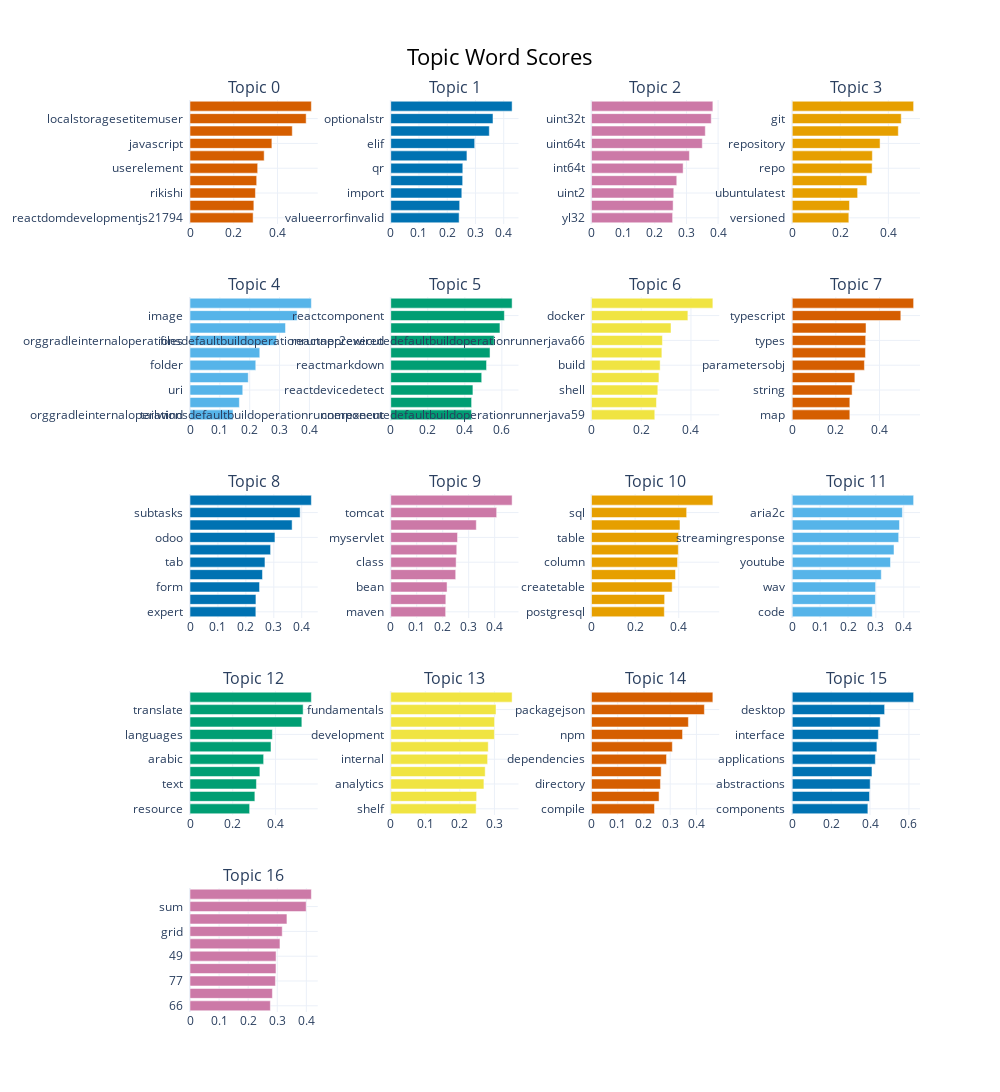

The notebook cell this image was saved under:
### Code cell
model.visualize_barchart(top_n_topics = 17, n_words = 10)

### Figure 1 — Plotly figure (JSON) as saved in the notebook; plotly's stock layout.template omitted (floating-point values rounded to 4 significant figures)
{"data": [{"marker": {"color": "#D55E00"}, "orientation": "h", "type": "bar", "x": [0.2885, 0.2918, 0.299, 0.3047, 0.3093, 0.339, 0.3742, 0.4674, 0.5308, 0.5546], "xaxis": "x", "y": ["reactdomdevelopmentjs21794  ", "reactdomdevelopmentjs20279  ", "rikishi  ", "banzuke  ", "userelement  ", "getuser  ", "javascript  ", "gamejs  ", "localstoragesetitemuser  ", "localstoragesetitemthisuser  "], "yaxis": "y"}, {"marker": {"color": "#0072B2"}, "orientation": "h", "type": "bar", "x": [0.2421, 0.2441, 0.2517, 0.2547, 0.2552, 0.2698, 0.2972, 0.349, 0.3621, 0.4298], "xaxis": "x2", "y": ["valueerrorfinvalid  ", "possiblecorefvalues  ", "import  ", "validnountags  ", "qr  ", "extract  ", "elif  ", "python  ", "optionalstr  ", "dict  "], "yaxis": "y2"}, {"marker": {"color": "#CC79A7"}, "orientation": "h", "type": "bar", "x": [0.2562, 0.2578, 0.2599, 0.2693, 0.2894, 0.3093, 0.35, 0.3595, 0.3783, 0.3834], "xaxis": "x3", "y": ["yl32  ", "uint8t  ", "uint2  ", "floatx  ", "int64t  ", "blockq3k  ", "uint64t  ", "qelemsize  ", "uint32t  ", "kernel  "], "yaxis": "y3"}, {"marker": {"color": "#E69F00"}, "orientation": "h", "type": "bar", "x": [0.2354, 0.2381, 0.2721, 0.3104, 0.3323, 0.3333, 0.3654, 0.4413, 0.4535, 0.505], "xaxis": "x4", "y": ["versioned  ", "stabledocs  ", "ubuntulatest  ", "branch  ", "repo  ", "commit  ", "repository  ", "commits  ", "git  ", "github  "], "yaxis": "y4"}, {"marker": {"color": "#56B4E9"}, "orientation": "h", "type": "bar", "x": [0.1442, 0.1654, 0.1767, 0.1951, 0.2203, 0.2338, 0.29, 0.3199, 0.3589, 0.4065], "xaxis": "x5", "y": ["tailwind  ", "script  ", "uri  ", "zoom  ", "folder  ", "file  ", "files  ", "pictures  ", "image  ", "images  "], "yaxis": "y5"}, {"marker": {"color": "#009E73"}, "orientation": "h", "type": "bar", "x": [0.4364, 0.4366, 0.4437, 0.4912, 0.5173, 0.5362, 0.5582, 0.5898, 0.6137, 0.6554], "xaxis": "x6", "y": ["component  ", "reactmailchimpsubscribe  ", "reactdevicedetect  ", "reactscripts  ", "reactmarkdown  ", "reactrouterdom  ", "reactapprewired  ", "reactinfinitescrollcomponent  ", "reactcomponent  ", "react  "], "yaxis": "y6"}, {"marker": {"color": "#F0E442"}, "orientation": "h", "type": "bar", "x": [0.2546, 0.2614, 0.2668, 0.2713, 0.2761, 0.2831, 0.2853, 0.3198, 0.3877, 0.4882], "xaxis": "x7", "y": ["orggradleinternaloperationsdefaultbuildoperationrunnerexecutedefaultbuildoperationrunnerjava59  ", "aptget  ", "shell  ", "orggradleinternaloperationsdefaultbuildoperationrunner2executedefaultbuildoperationrunnerjava59  ", "build  ", "orggradleinternaloperationsdefaultbuildoperationrunnerexecutedefaultbuildoperationrunnerjava157  ", "orggradleinternaloperationsdefaultbuildoperationrunner2executedefaultbuildoperationrunnerjava66  ", "pip  ", "docker  ", "dockerfile  "], "yaxis": "y7"}, {"marker": {"color": "#D55E00"}, "orientation": "h", "type": "bar", "x": [0.264, 0.264, 0.2745, 0.287, 0.3309, 0.3356, 0.3366, 0.3382, 0.4978, 0.5564], "xaxis": "x8", "y": ["map  ", "representation  ", "string  ", "objects  ", "parametersobj  ", "object  ", "types  ", "type  ", "typescript  ", "json  "], "yaxis": "y8"}, {"marker": {"color": "#0072B2"}, "orientation": "h", "type": "bar", "x": [0.2357, 0.236, 0.2489, 0.2595, 0.2683, 0.2885, 0.3041, 0.3656, 0.3942, 0.4345], "xaxis": "x9", "y": ["expert  ", "code  ", "form  ", "questions  ", "tab  ", "project  ", "odoo  ", "ai  ", "subtasks  ", "task  "], "yaxis": "y9"}, {"marker": {"color": "#CC79A7"}, "orientation": "h", "type": "bar", "x": [0.2113, 0.212, 0.2167, 0.2501, 0.2516, 0.2541, 0.2571, 0.3293, 0.4078, 0.4672], "xaxis": "x10", "y": ["maven  ", "gamelogic  ", "bean  ", "jsonobject  ", "class  ", "systemoutprintlnplayergetopponentgetusername  ", "myservlet  ", "objectmapper  ", "tomcat  ", "java  "], "yaxis": "y10"}, {"marker": {"color": "#E69F00"}, "orientation": "h", "type": "bar", "x": [0.334, 0.3354, 0.3699, 0.3852, 0.3946, 0.3983, 0.3988, 0.4058, 0.4364, 0.5566], "xaxis": "x11", "y": ["postgresql  ", "row  ", "createtable  ", "tables  ", "column  ", "database  ", "table  ", "rows  ", "sql  ", "sqlite  "], "yaxis": "y11"}, {"marker": {"color": "#56B4E9"}, "orientation": "h", "type": "bar", "x": [0.2871, 0.2984, 0.299, 0.3194, 0.3525, 0.3651, 0.3818, 0.3847, 0.3952, 0.4354], "xaxis": "x12", "y": ["code  ", "waveforms  ", "wav  ", "webpilot  ", "youtube  ", "mp4  ", "streamingresponse  ", "webtorrent  ", "aria2c  ", "audio  "], "yaxis": "y12"}, {"marker": {"color": "#009E73"}, "orientation": "h", "type": "bar", "x": [0.2792, 0.3037, 0.311, 0.3272, 0.3447, 0.3791, 0.3856, 0.5236, 0.5296, 0.5681], "xaxis": "x13", "y": ["resource  ", "portuguese  ", "text  ", "french  ", "arabic  ", "language  ", "languages  ", "translatetexttext  ", "translate  ", "translator  "], "yaxis": "y13"}, {"marker": {"color": "#F0E442"}, "orientation": "h", "type": "bar", "x": [0.2471, 0.2485, 0.2696, 0.2733, 0.2803, 0.2821, 0.2999, 0.3004, 0.3046, 0.3512], "xaxis": "x14", "y": ["shelf  ", "modeling  ", "analytics  ", "planning  ", "internal  ", "visualizations  ", "development  ", "data  ", "fundamentals  ", "section  "], "yaxis": "y14"}, {"marker": {"color": "#D55E00"}, "orientation": "h", "type": "bar", "x": [0.2402, 0.2576, 0.2628, 0.2656, 0.2859, 0.3082, 0.3471, 0.3694, 0.4304, 0.4627], "xaxis": "x15", "y": ["compile  ", "libraries  ", "directory  ", "module  ", "dependencies  ", "node  ", "npm  ", "moduleload  ", "packagejson  ", "nodejs  "], "yaxis": "y15"}, {"marker": {"color": "#0072B2"}, "orientation": "h", "type": "bar", "x": [0.3889, 0.3974, 0.4008, 0.41, 0.4274, 0.4353, 0.443, 0.4523, 0.4751, 0.6242], "xaxis": "x16", "y": ["components  ", "tools  ", "abstractions  ", "software  ", "applications  ", "layouts  ", "interface  ", "tkinter  ", "desktop  ", "gui  "], "yaxis": "y16"}, {"marker": {"color": "#CC79A7"}, "orientation": "h", "type": "bar", "x": [0.2762, 0.2832, 0.2937, 0.2956, 0.2959, 0.3093, 0.3171, 0.3333, 0.3994, 0.4172], "xaxis": "x17", "y": ["66  ", "92  ", "77  ", "ten  ", "49  ", "24  ", "grid  ", "maximum  ", "sum  ", "numbers  "], "yaxis": "y17"}], "layout": {"annotations": [{"font": {"size": 16}, "showarrow": false, "text": "Topic 0", "x": 0.0875, "xanchor": "center", "xref": "paper", "y": 1.0, "yanchor": "bottom", "yref": "paper"}, {"font": {"size": 16}, "showarrow": false, "text": "Topic 1", "x": 0.3625, "xanchor": "center", "xref": "paper", "y": 1.0, "yanchor": "bottom", "yref": "paper"}, {"font": {"size": 16}, "showarrow": false, "text": "Topic 2", "x": 0.6375, "xanchor": "center", "xref": "paper", "y": 1.0, "yanchor": "bottom", "yref": "paper"}, {"font": {"size": 16}, "showarrow": false, "text": "Topic 3", "x": 0.9125, "xanchor": "center", "xref": "paper", "y": 1.0, "yanchor": "bottom", "yref": "paper"}, {"font": {"size": 16}, "showarrow": false, "text": "Topic 4", "x": 0.0875, "xanchor": "center", "xref": "paper", "y": 0.784, "yanchor": "bottom", "yref": "paper"}, {"font": {"size": 16}, "showarrow": false, "text": "Topic 5", "x": 0.3625, "xanchor": "center", "xref": "paper", "y": 0.784, "yanchor": "bottom", "yref": "paper"}, {"font": {"size": 16}, "showarrow": false, "text": "Topic 6", "x": 0.6375, "xanchor": "center", "xref": "paper", "y": 0.784, "yanchor": "bottom", "yref": "paper"}, {"font": {"size": 16}, "showarrow": false, "text": "Topic 7", "x": 0.9125, "xanchor": "center", "xref": "paper", "y": 0.784, "yanchor": "bottom", "yref": "paper"}, {"font": {"size": 16}, "showarrow": false, "text": "Topic 8", "x": 0.0875, "xanchor": "center", "xref": "paper", "y": 0.568, "yanchor": "bottom", "yref": "paper"}, {"font": {"size": 16}, "showarrow": false, "text": "Topic 9", "x": 0.3625, "xanchor": "center", "xref": "paper", "y": 0.568, "yanchor": "bottom", "yref": "paper"}, {"font": {"size": 16}, "showarrow": false, "text": "Topic 10", "x": 0.6375, "xanchor": "center", "xref": "paper", "y": 0.568, "yanchor": "bottom", "yref": "paper"}, {"font": {"size": 16}, "showarrow": false, "text": "Topic 11", "x": 0.9125, "xanchor": "center", "xref": "paper", "y": 0.568, "yanchor": "bottom", "yref": "paper"}, {"font": {"size": 16}, "showarrow": false, "text": "Topic 12", "x": 0.0875, "xanchor": "center", "xref": "paper", "y": 0.352, "yanchor": "bottom", "yref": "paper"}, {"font": {"size": 16}, "showarrow": false, "text": "Topic 13", "x": 0.3625, "xanchor": "center", "xref": "paper", "y": 0.352, "yanchor": "bottom", "yref": "paper"}, {"font": {"size": 16}, "showarrow": false, "text": "Topic 14", "x": 0.6375, "xanchor": "center", "xref": "paper", "y": 0.352, "yanchor": "bottom", "yref": "paper"}, {"font": {"size": 16}, "showarrow": false, "text": "Topic 15", "x": 0.9125, "xanchor": "center", "xref": "paper", "y": 0.352, "yanchor": "bottom", "yref": "paper"}, {"font": {"size": 16}, "showarrow": false, "text": "Topic 16", "x": 0.0875, "xanchor": "center", "xref": "paper", "y": 0.136, "yanchor": "bottom", "yref": "paper"}], "height": 1250, "hoverlabel": {"bgcolor": "white", "font": {"family": "Rockwell", "size": 16}}, "showlegend": false, "title": {"font": {"color": "Black", "size": 22}, "text": "Topic Word Scores", "x": 0.5, "xanchor": "center", "yanchor": "top"}, "width": 1000, "xaxis": {"anchor": "y", "domain": [0, 0.175], "showgrid": true}, "xaxis10": {"anchor": "y10", "domain": [0.275, 0.45], "showgrid": true}, "xaxis11": {"anchor": "y11", "domain": [0.55, 0.725], "showgrid": true}, "xaxis12": {"anchor": "y12", "domain": [0.825, 1], "showgrid": true}, "xaxis13": {"anchor": "y13", "domain": [0, 0.175], "showgrid": true}, "xaxis14": {"anchor": "y14", "domain": [0.275, 0.45], "showgrid": true}, "xaxis15": {"anchor": "y15", "domain": [0.55, 0.725], "showgrid": true}, "xaxis16": {"anchor": "y16", "domain": [0.825, 1], "showgrid": true}, "xaxis17": {"anchor": "y17", "domain": [0, 0.175], "showgrid": true}, "xaxis18": {"anchor": "y18", "domain": [0.275, 0.45], "showgrid": true}, "xaxis19": {"anchor": "y19", "domain": [0.55, 0.725], "showgrid": true}, "xaxis2": {"anchor": "y2", "domain": [0.275, 0.45], "showgrid": true}, "xaxis20": {"anchor": "y20", "domain": [0.825, 1], "showgrid": true}, "xaxis3": {"anchor": "y3", "domain": [0.55, 0.725], "showgrid": true}, "xaxis4": {"anchor": "y4", "domain": [0.825, 1], "showgrid": true}, "xaxis5": {"anchor": "y5", "domain": [0, 0.175], "showgrid": true}, "xaxis6": {"anchor": "y6", "domain": [0.275, 0.45], "showgrid": true}, "xaxis7": {"anchor": "y7", "domain": [0.55, 0.725], "showgrid": true}, "xaxis8": {"anchor": "y8", "domain": [0.825, 1], "showgrid": true}, "xaxis9": {"anchor": "y9", "domain": [0, 0.175], "showgrid": true}, "yaxis": {"anchor": "x", "domain": [0.864, 1.0], "showgrid": true}, "yaxis10": {"anchor": "x10", "domain": [0.432, 0.568], "showgrid": true}, "yaxis11": {"anchor": "x11", "domain": [0.432, 0.568], "showgrid": true}, "yaxis12": {"anchor": "x12", "domain": [0.432, 0.568], "showgrid": true}, "yaxis13": {"anchor": "x13", "domain": [0.216, 0.352], "showgrid": true}, "yaxis14": {"anchor": "x14", "domain": [0.216, 0.352], "showgrid": true}, "yaxis15": {"anchor": "x15", "domain": [0.216, 0.352], "showgrid": true}, "yaxis16": {"anchor": "x16", "domain": [0.216, 0.352], "showgrid": true}, "yaxis17": {"anchor": "x17", "domain": [0, 0.136], "showgrid": true}, "yaxis18": {"anchor": "x18", "domain": [0, 0.136], "showgrid": true}, "yaxis19": {"anchor": "x19", "domain": [0, 0.136], "showgrid": true}, "yaxis2": {"anchor": "x2", "domain": [0.864, 1.0], "showgrid": true}, "yaxis20": {"anchor": "x20", "domain": [0, 0.136], "showgrid": true}, "yaxis3": {"anchor": "x3", "domain": [0.864, 1.0], "showgrid": true}, "yaxis4": {"anchor": "x4", "domain": [0.864, 1.0], "showgrid": true}, "yaxis5": {"anchor": "x5", "domain": [0.648, 0.784], "showgrid": true}, "yaxis6": {"anchor": "x6", "domain": [0.648, 0.784], "showgrid": true}, "yaxis7": {"anchor": "x7", "domain": [0.648, 0.784], "showgrid": true}, "yaxis8": {"anchor": "x8", "domain": [0.648, 0.784], "showgrid": true}, "yaxis9": {"anchor": "x9", "domain": [0.432, 0.568], "showgrid": true}}}
